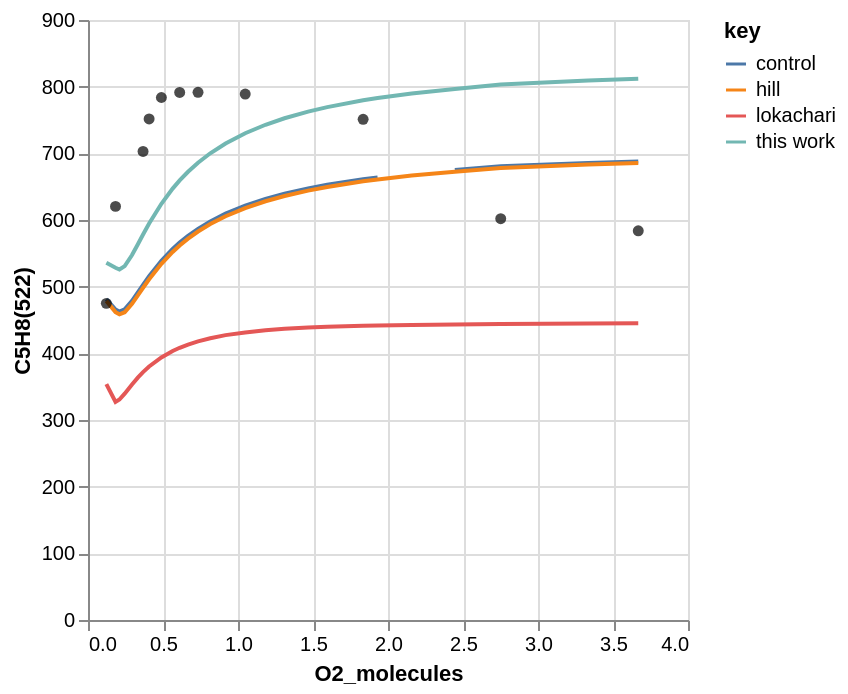
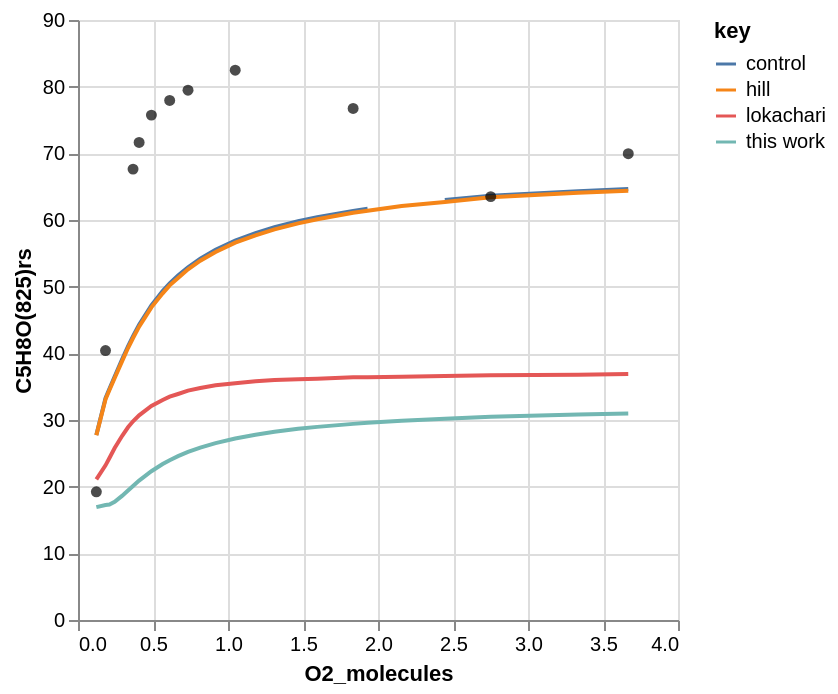
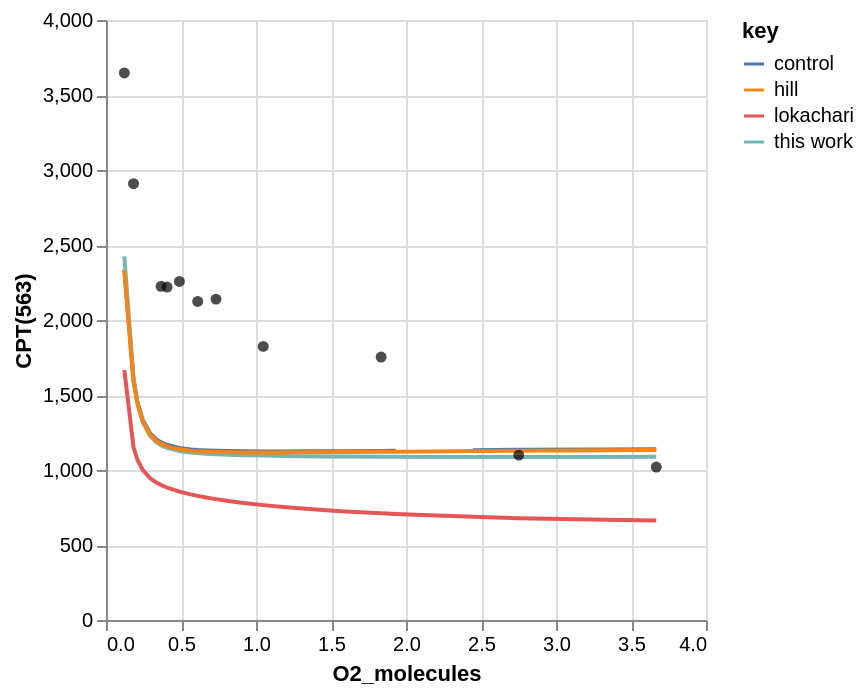
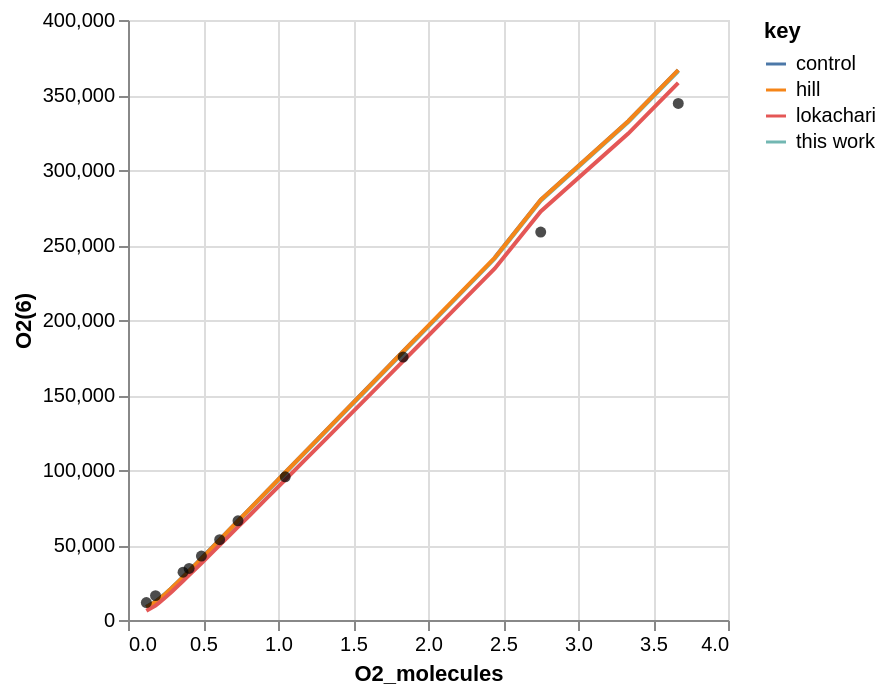

Here is the notebook cell these charts were saved with, in order:
### Code cell
# Plot
charts = workflow.plot_simulation(
    tag=tag,
    x_col="O2_molecules",
    root_path=root_path,
    line_source_=["hill", "lokachari"],
    point_source="experiment",
)
for chart in charts:
    chart.show()

### Figure 1 — Vega-Lite specification as saved in the notebook (floating-point values rounded to 4 significant figures)
{"config": {"view": {"continuousWidth": 300, "continuousHeight": 300}}, "layer": [{"data": {"name": "data-5eb4e7de165b502be18b8cd9c26417fc"}, "mark": {"type": "line"}, "encoding": {"color": {"field": "key", "type": "nominal"}, "x": {"field": "O2_molecules", "type": "quantitative"}, "y": {"field": "value", "title": "C5H8(522)", "type": "quantitative"}}, "transform": [{"fold": ["control", "this work", "hill", "lokachari"]}]}, {"data": {"name": "data-ffe75d1cbd0aaee013379dd4e82dccaa"}, "mark": {"type": "circle"}, "encoding": {"color": {"value": "black"}, "x": {"field": "O2_molecules", "type": "quantitative"}, "y": {"field": "experiment", "type": "quantitative"}}}], "$schema": "https://vega.github.io/schema/vega-lite/v5.20.1.json", "datasets": {"data-5eb4e7de165b502be18b8cd9c26417fc": [{"O2_molecules": 3.668, "control": 687.9, "this work": 812.0, "hill": 685.5, "lokachari": 445.1}, {"O2_molecules": 3.335, "control": 685.6, "this work": 809.3, "hill": 683.1, "lokachari": 444.6}, {"O2_molecules": 2.751, "control": 680.6, "this work": 803.1, "hill": 677.9, "lokachari": 444.0}, {"O2_molecules": 2.446, "control": 675.1, "this work": 796.6, "hill": 672.3, "lokachari": 443.3}, {"O2_molecules": 2.158, "control": null, "this work": 789.8, "hill": 666.6, "lokachari": 442.6}, {"O2_molecules": 1.931, "control": 663.9, "this work": 782.9, "hill": 660.9, "lokachari": 441.8}, {"O2_molecules": 1.834, "control": 661.2, "this work": 779.5, "hill": 658.0, "lokachari": 441.4}, {"O2_molecules": 1.595, "control": 652.9, "this work": 769.3, "hill": 649.6, "lokachari": 439.9}, {"O2_molecules": 1.467, "control": 647.4, "this work": 762.6, "hill": 644.1, "lokachari": 438.7}, {"O2_molecules": 1.31, "control": 639.4, "this work": 752.6, "hill": 636.0, "lokachari": 436.7}, {"O2_molecules": 1.183, "control": 631.7, "this work": 742.9, "hill": 628.1, "lokachari": 434.5}, {"O2_molecules": 1.048, "control": 621.6, "this work": 730.2, "hill": 617.9, "lokachari": 431.3}, {"O2_molecules": 0.9171, "control": 609.5, "this work": 714.8, "hill": 605.6, "lokachari": 427.3}, {"O2_molecules": 0.8152, "control": 597.9, "this work": 700.1, "hill": 593.9, "lokachari": 422.7}, {"O2_molecules": 0.7335, "control": 586.8, "this work": 685.9, "hill": 582.7, "lokachari": 418.0}, {"O2_molecules": 0.667, "control": 576.2, "this work": 672.4, "hill": 572.0, "lokachari": 413.2}, {"O2_molecules": 0.6112, "control": 566.1, "this work": 659.4, "hill": 561.8, "lokachari": 408.3}, {"O2_molecules": 0.5644, "control": 556.5, "this work": 647.1, "hill": 552.1, "lokachari": 403.5}, {"O2_molecules": 0.4893, "control": 538.7, "this work": 624.3, "hill": 534.3, "lokachari": 393.9}, {"O2_molecules": 0.4074, "control": 515.7, "this work": 594.8, "hill": 511.1, "lokachari": 380.3}, {"O2_molecules": 0.367, "control": 502.7, "this work": 578.2, "hill": 498.2, "lokachari": 371.9}, {"O2_molecules": 0.3335, "control": 491.8, "this work": 564.1, "hill": 487.2, "lokachari": 364.0}, {"O2_molecules": 0.2935, "control": 478.8, "this work": 547.5, "hill": 474.3, "lokachari": 353.4}, {"O2_molecules": 0.2446, "control": 466.2, "this work": 530.8, "hill": 461.7, "lokachari": 339.5}, {"O2_molecules": 0.2096, "control": 462.8, "this work": 525.8, "hill": 458.6, "lokachari": 330.7}, {"O2_molecules": 0.1835, "control": 465.7, "this work": 528.4, "hill": 461.8, "lokachari": 327.1}, {"O2_molecules": 0.1223, "control": 481.3, "this work": 535.7, "hill": 478.7, "lokachari": 353.7}], "data-ffe75d1cbd0aaee013379dd4e82dccaa": [{"O2_molecules": 0.1223, "experiment": 475.0}, {"O2_molecules": 0.1835, "experiment": 620.4}, {"O2_molecules": 0.367, "experiment": 702.8}, {"O2_molecules": 0.4074, "experiment": 751.5}, {"O2_molecules": 0.4893, "experiment": 783.7}, {"O2_molecules": 0.6112, "experiment": 791.4}, {"O2_molecules": 0.7335, "experiment": 791.6}, {"O2_molecules": 1.048, "experiment": 788.9}, {"O2_molecules": 1.834, "experiment": 751.0}, {"O2_molecules": 2.751, "experiment": 602.0}, {"O2_molecules": 3.668, "experiment": 583.8}]}}

### Figure 2 — Vega-Lite specification as saved in the notebook (floating-point values rounded to 4 significant figures)
{"config": {"view": {"continuousWidth": 300, "continuousHeight": 300}}, "layer": [{"data": {"name": "data-e3d57207839ca534b3fb463e8b1832f2"}, "mark": {"type": "line"}, "encoding": {"color": {"field": "key", "type": "nominal"}, "x": {"field": "O2_molecules", "type": "quantitative"}, "y": {"field": "value", "title": "C5H8O(825)rs", "type": "quantitative"}}, "transform": [{"fold": ["control", "this work", "hill", "lokachari"]}]}, {"data": {"name": "data-4620143b4c4258af8d76de8a3cbd45bb"}, "mark": {"type": "circle"}, "encoding": {"color": {"value": "black"}, "x": {"field": "O2_molecules", "type": "quantitative"}, "y": {"field": "experiment", "type": "quantitative"}}}], "$schema": "https://vega.github.io/schema/vega-lite/v5.20.1.json", "datasets": {"data-e3d57207839ca534b3fb463e8b1832f2": [{"O2_molecules": 3.668, "control": 64.65, "this work": 30.97, "hill": 64.4, "lokachari": 36.9}, {"O2_molecules": 3.335, "control": 64.32, "this work": 30.81, "hill": 64.1, "lokachari": 36.8}, {"O2_molecules": 2.751, "control": 63.65, "this work": 30.5, "hill": 63.4, "lokachari": 36.7}, {"O2_molecules": 2.446, "control": 62.99, "this work": 30.19, "hill": 62.7, "lokachari": 36.6}, {"O2_molecules": 2.158, "control": null, "this work": 29.88, "hill": 62.1, "lokachari": 36.5}, {"O2_molecules": 1.931, "control": 61.68, "this work": 29.57, "hill": 61.4, "lokachari": 36.4}, {"O2_molecules": 1.834, "control": 61.36, "this work": 29.42, "hill": 61.1, "lokachari": 36.4}, {"O2_molecules": 1.595, "control": 60.42, "this work": 28.97, "hill": 60.1, "lokachari": 36.2}, {"O2_molecules": 1.467, "control": 59.81, "this work": 28.67, "hill": 59.5, "lokachari": 36.1}, {"O2_molecules": 1.31, "control": 58.91, "this work": 28.23, "hill": 58.6, "lokachari": 36.0}, {"O2_molecules": 1.183, "control": 58.03, "this work": 27.8, "hill": 57.7, "lokachari": 35.8}, {"O2_molecules": 1.048, "control": 56.89, "this work": 27.23, "hill": 56.6, "lokachari": 35.5}, {"O2_molecules": 0.9171, "control": 55.52, "this work": 26.53, "hill": 55.2, "lokachari": 35.2}, {"O2_molecules": 0.8152, "control": 54.19, "this work": 25.86, "hill": 53.9, "lokachari": 34.8}, {"O2_molecules": 0.7335, "control": 52.91, "this work": 25.2, "hill": 52.6, "lokachari": 34.4}, {"O2_molecules": 0.667, "control": 51.67, "this work": 24.57, "hill": 51.3, "lokachari": 33.9}, {"O2_molecules": 0.6112, "control": 50.48, "this work": 23.97, "hill": 50.2, "lokachari": 33.5}, {"O2_molecules": 0.5644, "control": 49.33, "this work": 23.39, "hill": 49.0, "lokachari": 33.0}, {"O2_molecules": 0.4893, "control": 47.18, "this work": 22.31, "hill": 46.9, "lokachari": 32.1}, {"O2_molecules": 0.4074, "control": 44.29, "this work": 20.91, "hill": 44.0, "lokachari": 30.7}, {"O2_molecules": 0.367, "control": 42.59, "this work": 20.12, "hill": 42.3, "lokachari": 29.8}, {"O2_molecules": 0.3335, "control": 41.06, "this work": 19.43, "hill": 40.8, "lokachari": 28.9}, {"O2_molecules": 0.2935, "control": 39.08, "this work": 18.61, "hill": 38.8, "lokachari": 27.6}, {"O2_molecules": 0.2446, "control": 36.53, "this work": 17.72, "hill": 36.3, "lokachari": 25.8}, {"O2_molecules": 0.2096, "control": 34.69, "this work": 17.33, "hill": 34.5, "lokachari": 24.3}, {"O2_molecules": 0.1835, "control": 33.3, "this work": 17.26, "hill": 33.1, "lokachari": 23.2}, {"O2_molecules": 0.1223, "control": 27.75, "this work": 16.94, "hill": 27.7, "lokachari": 21.1}], "data-4620143b4c4258af8d76de8a3cbd45bb": [{"O2_molecules": 0.1223, "experiment": 19.23}, {"O2_molecules": 0.1835, "experiment": 40.42}, {"O2_molecules": 0.367, "experiment": 67.63}, {"O2_molecules": 0.4074, "experiment": 71.63}, {"O2_molecules": 0.4893, "experiment": 75.73}, {"O2_molecules": 0.6112, "experiment": 77.94}, {"O2_molecules": 0.7335, "experiment": 79.47}, {"O2_molecules": 1.048, "experiment": 82.48}, {"O2_molecules": 1.834, "experiment": 76.73}, {"O2_molecules": 2.751, "experiment": 63.51}, {"O2_molecules": 3.668, "experiment": 69.95}]}}

### Figure 3 — Vega-Lite specification as saved in the notebook (floating-point values rounded to 4 significant figures)
{"config": {"view": {"continuousWidth": 300, "continuousHeight": 300}}, "layer": [{"data": {"name": "data-81a3102e80da108750cc306c972269dc"}, "mark": {"type": "line"}, "encoding": {"color": {"field": "key", "type": "nominal"}, "x": {"field": "O2_molecules", "type": "quantitative"}, "y": {"field": "value", "title": "CPT(563)", "type": "quantitative"}}, "transform": [{"fold": ["control", "this work", "hill", "lokachari"]}]}, {"data": {"name": "data-08e571bc1f97dd77034a789e8e2000c6"}, "mark": {"type": "circle"}, "encoding": {"color": {"value": "black"}, "x": {"field": "O2_molecules", "type": "quantitative"}, "y": {"field": "experiment", "type": "quantitative"}}}], "$schema": "https://vega.github.io/schema/vega-lite/v5.20.1.json", "datasets": {"data-81a3102e80da108750cc306c972269dc": [{"O2_molecules": 3.668, "control": 1139.0, "this work": 1088.0, "hill": 1134.0, "lokachari": 663.2}, {"O2_molecules": 3.335, "control": 1137.0, "this work": 1087.0, "hill": 1132.0, "lokachari": 668.1}, {"O2_molecules": 2.751, "control": 1134.0, "this work": 1087.0, "hill": 1129.0, "lokachari": 678.2}, {"O2_molecules": 2.446, "control": 1132.0, "this work": 1087.0, "hill": 1126.0, "lokachari": 688.1}, {"O2_molecules": 2.158, "control": null, "this work": 1087.0, "hill": 1124.0, "lokachari": 697.7}, {"O2_molecules": 1.931, "control": 1128.0, "this work": 1088.0, "hill": 1122.0, "lokachari": 706.9}, {"O2_molecules": 1.834, "control": 1127.0, "this work": 1088.0, "hill": 1121.0, "lokachari": 711.3}, {"O2_molecules": 1.595, "control": 1126.0, "this work": 1090.0, "hill": 1120.0, "lokachari": 723.9}, {"O2_molecules": 1.467, "control": 1125.0, "this work": 1090.0, "hill": 1119.0, "lokachari": 731.8}, {"O2_molecules": 1.31, "control": 1124.0, "this work": 1092.0, "hill": 1118.0, "lokachari": 742.8}, {"O2_molecules": 1.183, "control": 1124.0, "this work": 1094.0, "hill": 1117.0, "lokachari": 753.1}, {"O2_molecules": 1.048, "control": 1124.0, "this work": 1096.0, "hill": 1117.0, "lokachari": 765.8}, {"O2_molecules": 0.9171, "control": 1125.0, "this work": 1099.0, "hill": 1117.0, "lokachari": 780.7}, {"O2_molecules": 0.8152, "control": 1126.0, "this work": 1102.0, "hill": 1118.0, "lokachari": 793.7}, {"O2_molecules": 0.7335, "control": 1128.0, "this work": 1105.0, "hill": 1120.0, "lokachari": 805.7}, {"O2_molecules": 0.667, "control": 1130.0, "this work": 1109.0, "hill": 1122.0, "lokachari": 816.9}, {"O2_molecules": 0.6112, "control": 1134.0, "this work": 1113.0, "hill": 1125.0, "lokachari": 827.3}, {"O2_molecules": 0.5644, "control": 1137.0, "this work": 1117.0, "hill": 1129.0, "lokachari": 837.3}, {"O2_molecules": 0.4893, "control": 1147.0, "this work": 1127.0, "hill": 1138.0, "lokachari": 856.0}, {"O2_molecules": 0.4074, "control": 1167.0, "this work": 1147.0, "hill": 1157.0, "lokachari": 882.6}, {"O2_molecules": 0.367, "control": 1184.0, "this work": 1165.0, "hill": 1174.0, "lokachari": 900.1}, {"O2_molecules": 0.3335, "control": 1205.0, "this work": 1187.0, "hill": 1195.0, "lokachari": 918.0}, {"O2_molecules": 0.2935, "control": 1245.0, "this work": 1228.0, "hill": 1235.0, "lokachari": 946.5}, {"O2_molecules": 0.2446, "control": 1334.0, "this work": 1321.0, "hill": 1324.0, "lokachari": 1001.0}, {"O2_molecules": 0.2096, "control": 1453.0, "this work": 1448.0, "hill": 1443.0, "lokachari": 1068.0}, {"O2_molecules": 0.1835, "control": 1599.0, "this work": 1606.0, "hill": 1590.0, "lokachari": 1152.0}, {"O2_molecules": 0.1223, "control": 2337.0, "this work": 2424.0, "hill": 2332.0, "lokachari": 1666.0}], "data-08e571bc1f97dd77034a789e8e2000c6": [{"O2_molecules": 0.1223, "experiment": 3647.0}, {"O2_molecules": 0.1835, "experiment": 2909.0}, {"O2_molecules": 0.367, "experiment": 2224.0}, {"O2_molecules": 0.4074, "experiment": 2219.0}, {"O2_molecules": 0.4893, "experiment": 2257.0}, {"O2_molecules": 0.6112, "experiment": 2124.0}, {"O2_molecules": 0.7335, "experiment": 2139.0}, {"O2_molecules": 1.048, "experiment": 1824.0}, {"O2_molecules": 1.834, "experiment": 1753.0}, {"O2_molecules": 2.751, "experiment": 1099.0}, {"O2_molecules": 3.668, "experiment": 1020.0}]}}

### Figure 4 — Vega-Lite specification as saved in the notebook (floating-point values rounded to 4 significant figures)
{"config": {"view": {"continuousWidth": 300, "continuousHeight": 300}}, "layer": [{"data": {"name": "data-ff91b1014e014aaff68d2ab0f355774d"}, "mark": {"type": "line"}, "encoding": {"color": {"field": "key", "type": "nominal"}, "x": {"field": "O2_molecules", "type": "quantitative"}, "y": {"field": "value", "title": "O2(6)", "type": "quantitative"}}, "transform": [{"fold": ["control", "this work", "hill", "lokachari"]}]}, {"data": {"name": "data-4b5ee9d9716773ddad330fd138d04289"}, "mark": {"type": "circle"}, "encoding": {"color": {"value": "black"}, "x": {"field": "O2_molecules", "type": "quantitative"}, "y": {"field": "experiment", "type": "quantitative"}}}], "$schema": "https://vega.github.io/schema/vega-lite/v5.20.1.json", "datasets": {"data-ff91b1014e014aaff68d2ab0f355774d": [{"O2_molecules": 3.668, "control": 366600.0, "this work": 366000.0, "hill": 366600.0, "lokachari": 358100.0}, {"O2_molecules": 3.335, "control": 332500.0, "this work": 331900.0, "hill": 332500.0, "lokachari": 324300.0}, {"O2_molecules": 2.751, "control": 280100.0, "this work": 279500.0, "hill": 280100.0, "lokachari": 272400.0}, {"O2_molecules": 2.446, "control": 241600.0, "this work": 241000.0, "hill": 241600.0, "lokachari": 234300.0}, {"O2_molecules": 2.158, "control": null, "this work": 211600.0, "hill": 212100.0, "lokachari": 205300.0}, {"O2_molecules": 1.931, "control": 188900.0, "this work": 188300.0, "hill": 188900.0, "lokachari": 182300.0}, {"O2_molecules": 1.834, "control": 179000.0, "this work": 178400.0, "hill": 179000.0, "lokachari": 172600.0}, {"O2_molecules": 1.595, "control": 154500.0, "this work": 154000.0, "hill": 154500.0, "lokachari": 148500.0}, {"O2_molecules": 1.467, "control": 141400.0, "this work": 140900.0, "hill": 141400.0, "lokachari": 135600.0}, {"O2_molecules": 1.31, "control": 125300.0, "this work": 124800.0, "hill": 125300.0, "lokachari": 119800.0}, {"O2_molecules": 1.183, "control": 112300.0, "this work": 111800.0, "hill": 112200.0, "lokachari": 107100.0}, {"O2_molecules": 1.048, "control": 98390.0, "this work": 97930.0, "hill": 98340.0, "lokachari": 93490.0}, {"O2_molecules": 0.9171, "control": 84920.0, "this work": 84500.0, "hill": 84880.0, "lokachari": 80370.0}, {"O2_molecules": 0.8152, "control": 74450.0, "this work": 74060.0, "hill": 74400.0, "lokachari": 70180.0}, {"O2_molecules": 0.7335, "control": 66070.0, "this work": 65710.0, "hill": 66020.0, "lokachari": 62060.0}, {"O2_molecules": 0.667, "control": 59220.0, "this work": 58890.0, "hill": 59170.0, "lokachari": 55420.0}, {"O2_molecules": 0.6112, "control": 53510.0, "this work": 53210.0, "hill": 53460.0, "lokachari": 49910.0}, {"O2_molecules": 0.5644, "control": 48690.0, "this work": 48410.0, "hill": 48640.0, "lokachari": 45260.0}, {"O2_molecules": 0.4893, "control": 41000.0, "this work": 40760.0, "hill": 40950.0, "lokachari": 37850.0}, {"O2_molecules": 0.4074, "control": 32740.0, "this work": 32560.0, "hill": 32680.0, "lokachari": 29900.0}, {"O2_molecules": 0.367, "control": 28670.0, "this work": 28510.0, "hill": 28610.0, "lokachari": 25960.0}, {"O2_molecules": 0.3335, "control": 25380.0, "this work": 25250.0, "hill": 25330.0, "lokachari": 22780.0}, {"O2_molecules": 0.2935, "control": 21540.0, "this work": 21440.0, "hill": 21480.0, "lokachari": 19020.0}, {"O2_molecules": 0.2446, "control": 17080.0, "this work": 17040.0, "hill": 17030.0, "lokachari": 14590.0}, {"O2_molecules": 0.2096, "control": 14160.0, "this work": 14180.0, "hill": 14120.0, "lokachari": 11620.0}, {"O2_molecules": 0.1835, "control": 12210.0, "this work": 12280.0, "hill": 12170.0, "lokachari": 9588.0}, {"O2_molecules": 0.1223, "control": 8588.0, "this work": 8845.0, "hill": 8577.0, "lokachari": 6140.0}], "data-4b5ee9d9716773ddad330fd138d04289": [{"O2_molecules": 0.1223, "experiment": 11610.0}, {"O2_molecules": 0.1835, "experiment": 16260.0}, {"O2_molecules": 0.367, "experiment": 31840.0}, {"O2_molecules": 0.4074, "experiment": 34350.0}, {"O2_molecules": 0.4893, "experiment": 42620.0}, {"O2_molecules": 0.6112, "experiment": 53550.0}, {"O2_molecules": 0.7335, "experiment": 66130.0}, {"O2_molecules": 1.048, "experiment": 95480.0}, {"O2_molecules": 1.834, "experiment": 175300.0}, {"O2_molecules": 2.751, "experiment": 258700.0}, {"O2_molecules": 3.668, "experiment": 344400.0}]}}
